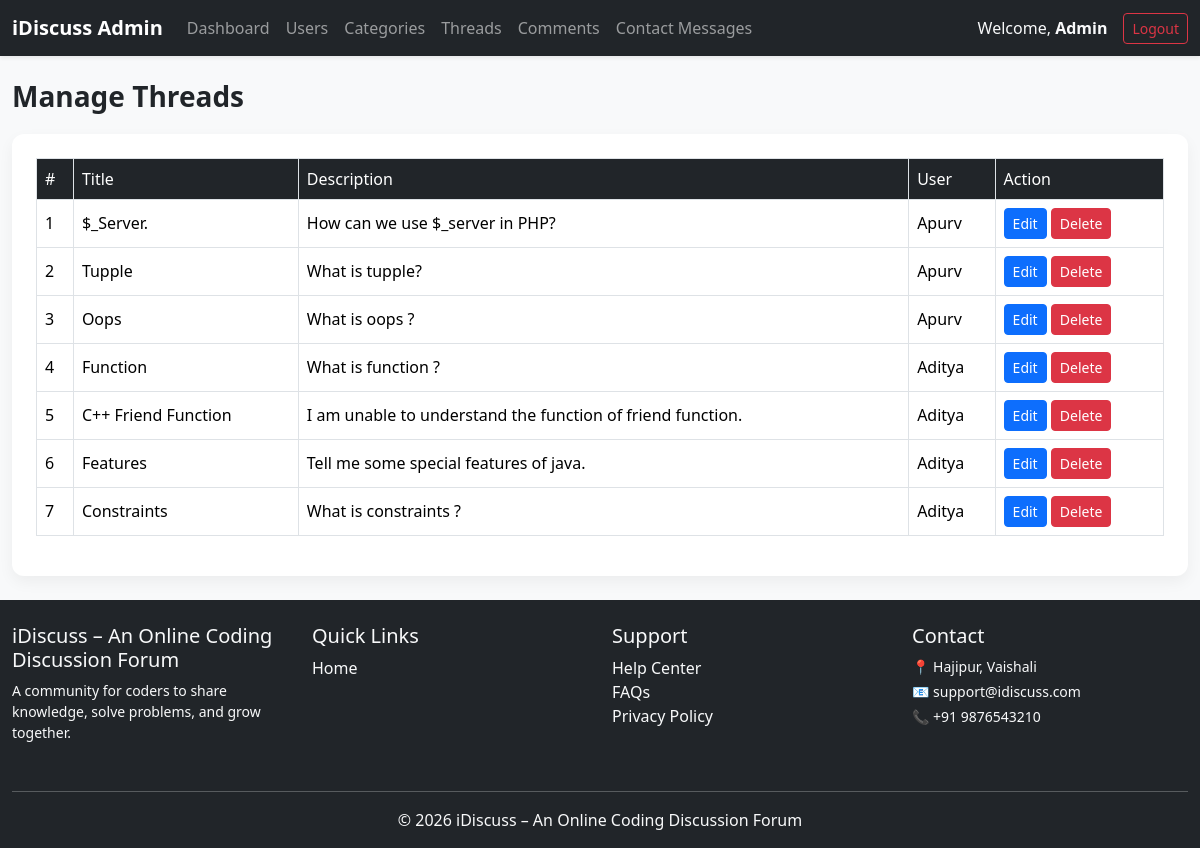
Page /admin/threads.php (signed in) on the committed database.
### tables this page shows
CREATE TABLE `thread` (
  `thread_id` int(7) NOT NULL,
  `thread_title` varchar(255) NOT NULL,
  `thread_desc` text NOT NULL,
  `thread_cat_id` int(7) NOT NULL,
  `thread_user_id` int(7) NOT NULL,
  `timestamp` datetime DEFAULT current_timestamp()
);

CREATE TABLE `users` (
  `sno` int(8) NOT NULL,
  `username` varchar(30) NOT NULL,
  `email` varchar(100) NOT NULL,
  `password` varchar(255) NOT NULL,
  `timestamp` datetime NOT NULL,
  `role` varchar(10) DEFAULT 'user'
);

### admin/threads.php (the view, shortened to what this page needs)
<?php
require '../dbconnect.php';
require 'partials/header.php';
?>
<h3 class="page-title">Manage Threads</h3>
<div class="card admin-card p-4">
<table class="table table-bordered table-hover admin-table">
<tr>
<th>#</th>
<th>Title</th>
<th>Description</th>
<th>User</th>
<th>Action</th>
</tr>
<?php
$res = mysqli_query($con,"
SELECT thread.*, users.username
FROM thread
JOIN users ON thread.thread_user_id = users.sno
");
$i = 1;
while($row = mysqli_fetch_assoc($res)){
    $safeTitle = htmlspecialchars($row['thread_title'], ENT_QUOTES);
    $safeDesc  = htmlspecialchars($row['thread_desc'], ENT_QUOTES);
    echo "
    <tr>
    <td>$i</td>
    <td>{$row['thread_title']}</td>
    <td>{$row['thread_desc']}</td>
    <td>{$row['username']}</td>
    <td>
        <button class='btn btn-primary btn-sm' data-bs-toggle='modal'
        data-bs-target='#editModal'
        data-id='{$row['thread_id']}'
        data-name=\"$safeTitle\"
        data-desc=\"$safeDesc\">Edit</button>
        <button class='btn btn-danger btn-sm' data-bs-toggle='modal'
        data-bs-target='#deleteModal'
        data-id='{$row['thread_id']}'>Delete</button>
    </td>
    </tr>";
    $i++;
}
?>
</table>
</div>
<?php require 'partials/footer.php'; ?>

### admin/style.css (style rules this page uses)
html, body { height: 100%; margin: 0; }
body { display: flex; flex-direction: column; min-height: 100vh; background-color: #f4f6f9; font-family: "Segoe UI", Tahoma, Geneva, Verdana, sans-serif; }
.page-title { font-weight: 600; margin-bottom: 20px; }
.admin-card { border-radius: 12px; box-shadow: 0 6px 15px rgba(0,0,0,0.05); border: none; }
.admin-table th { background-color: #212529; color: #fff; font-weight: 500; }
.admin-table td { vertical-align: middle; }

### rows in the picture
thread: thread_title "$_Server.", thread_desc "How can we use $_server in PHP?", users.username "Apurv"
thread: thread_title "Tupple", thread_desc "What is tupple?", users.username "Apurv"
thread: thread_title "Oops", thread_desc "What is oops ?", users.username "Apurv"
thread: thread_title "Function", thread_desc "What is function ?", users.username "Aditya"
thread: thread_title "C++ Friend Function", thread_desc "I am unable to understand the function of friend function.", users.username "Aditya"
thread: thread_title "Features", thread_desc "Tell me some special features of java.", users.username "Aditya"
thread: thread_title "Constraints", thread_desc "What is constraints ?", users.username "Aditya"

### other values in the picture
$_SESSION['username'] "Admin"
